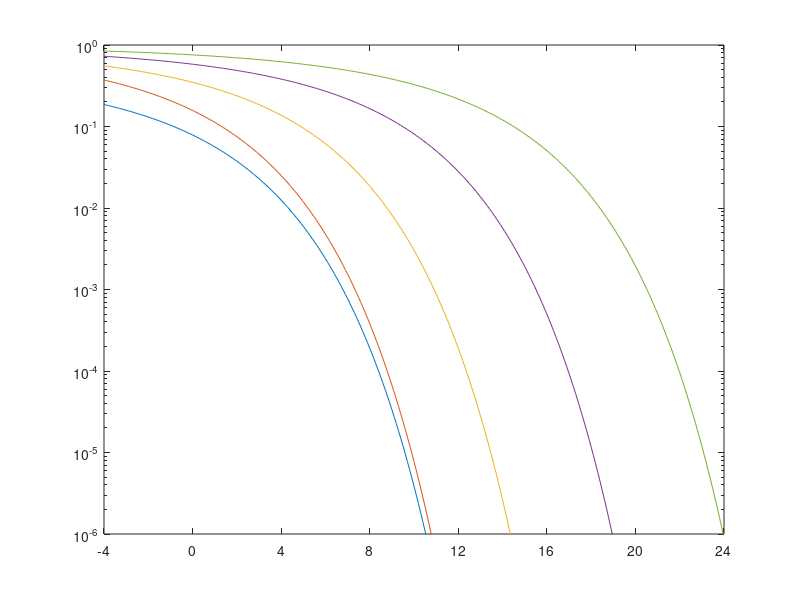

This figure's MATLAB source:
snr=(-4:0.1:24);
x=10.^(snr./10);
s=(2.*x).^0.5;
Q=0.5.*erfc((s./2^0.5));
semilogy(snr,Q);
hold on;
for m=[4,8,16,32] 
s=(2.*log2(m).*(sin(pi/m).^2)).*x;
Q=erfc(((s).^0.5)./2^0.5);
semilogy(snr,Q);
hold on;
set(gca,'YLim',[10^-6 1],'XLim',[-4 24],'XTick',-4:4:24)
end